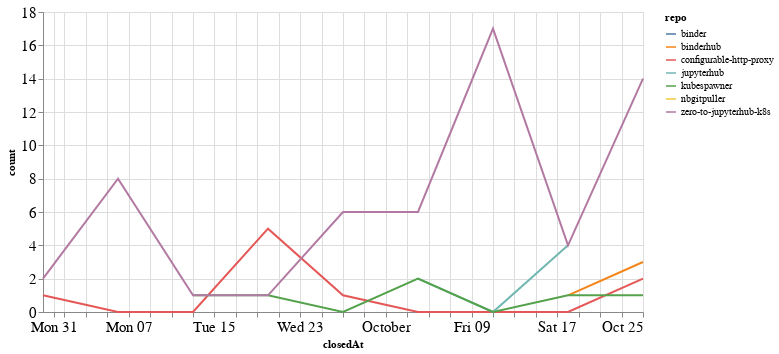

Notebook source saved alongside this figure:
### Code cell
closed_by_time = closed_by.groupby('repo').resample('W', on='closedAt').count()['author'].reset_index()
closed_by_time = closed_by_time.rename(columns={'author': 'count'})

alt.Chart(closed_by_time, width=600).mark_line().encode(
    x='closedAt',
    y='count',
    color='repo',
    tooltip="repo"
)

### Figure 1 — Vega-Lite specification as saved in the notebook (floating-point values rounded to 4 significant figures)
{"config": {"axisLeft": {"labelFontSize": 15}, "axisBottom": {"labelFontSize": 15}}, "data": {"name": "data-d5d9c76bfc1c9f286195afcb65a595e1"}, "mark": "line", "encoding": {"color": {"type": "nominal", "field": "repo"}, "tooltip": {"type": "nominal", "field": "repo"}, "x": {"type": "temporal", "field": "closedAt"}, "y": {"type": "quantitative", "field": "count"}}, "width": 600, "$schema": "https://vega.github.io/schema/vega-lite/v4.8.1.json", "datasets": {"data-d5d9c76bfc1c9f286195afcb65a595e1": [{"repo": "binder", "closedAt": "2020-10-18T00:00:00", "count": 1}, {"repo": "binderhub", "closedAt": "2020-10-18T00:00:00", "count": 1}, {"repo": "binderhub", "closedAt": "2020-10-25T00:00:00", "count": 3}, {"repo": "configurable-http-proxy", "closedAt": "2020-08-30T00:00:00", "count": 1}, {"repo": "configurable-http-proxy", "closedAt": "2020-09-06T00:00:00", "count": 0}, {"repo": "configurable-http-proxy", "closedAt": "2020-09-13T00:00:00", "count": 0}, {"repo": "configurable-http-proxy", "closedAt": "2020-09-20T00:00:00", "count": 5}, {"repo": "configurable-http-proxy", "closedAt": "2020-09-27T00:00:00", "count": 1}, {"repo": "configurable-http-proxy", "closedAt": "2020-10-04T00:00:00", "count": 0}, {"repo": "configurable-http-proxy", "closedAt": "2020-10-11T00:00:00", "count": 0}, {"repo": "configurable-http-proxy", "closedAt": "2020-10-18T00:00:00", "count": 0}, {"repo": "configurable-http-proxy", "closedAt": "2020-10-25T00:00:00", "count": 2}, {"repo": "jupyterhub", "closedAt": "2020-10-04T00:00:00", "count": 2}, {"repo": "jupyterhub", "closedAt": "2020-10-11T00:00:00", "count": 0}, {"repo": "jupyterhub", "closedAt": "2020-10-18T00:00:00", "count": 4}, {"repo": "kubespawner", "closedAt": "2020-09-13T00:00:00", "count": 1}, {"repo": "kubespawner", "closedAt": "2020-09-20T00:00:00", "count": 1}, {"repo": "kubespawner", "closedAt": "2020-09-27T00:00:00", "count": 0}, {"repo": "kubespawner", "closedAt": "2020-10-04T00:00:00", "count": 2}, {"repo": "kubespawner", "closedAt": "2020-10-11T00:00:00", "count": 0}, {"repo": "kubespawner", "closedAt": "2020-10-18T00:00:00", "count": 1}, {"repo": "kubespawner", "closedAt": "2020-10-25T00:00:00", "count": 1}, {"repo": "nbgitpuller", "closedAt": "2020-10-04T00:00:00", "count": 2}, {"repo": "zero-to-jupyterhub-k8s", "closedAt": "2020-08-30T00:00:00", "count": 2}, {"repo": "zero-to-jupyterhub-k8s", "closedAt": "2020-09-06T00:00:00", "count": 8}, {"repo": "zero-to-jupyterhub-k8s", "closedAt": "2020-09-13T00:00:00", "count": 1}, {"repo": "zero-to-jupyterhub-k8s", "closedAt": "2020-09-20T00:00:00", "count": 1}, {"repo": "zero-to-jupyterhub-k8s", "closedAt": "2020-09-27T00:00:00", "count": 6}, {"repo": "zero-to-jupyterhub-k8s", "closedAt": "2020-10-04T00:00:00", "count": 6}, {"repo": "zero-to-jupyterhub-k8s", "closedAt": "2020-10-11T00:00:00", "count": 17}, {"repo": "zero-to-jupyterhub-k8s", "closedAt": "2020-10-18T00:00:00", "count": 4}, {"repo": "zero-to-jupyterhub-k8s", "closedAt": "2020-10-25T00:00:00", "count": 14}]}}
